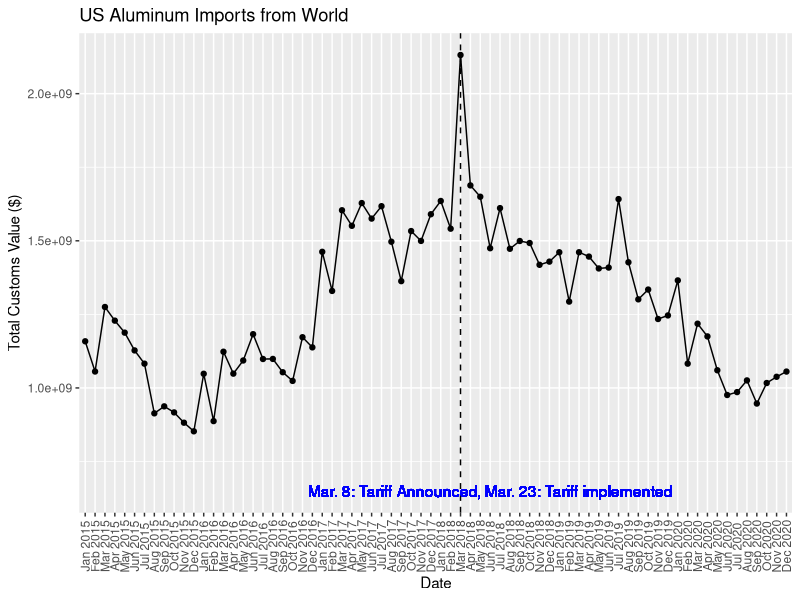

Recreate this plot in R. (Note: this script raises an error after producing the figure.)
#Aluminum tariffs and import/export fluctuations
#Feb. 2021
library(ggplot2)
library(zoo)
library(dplyr)
library(readxl)
library(scales)

#imported data from U.S. International Trade Commission DataWeb
#HTS codes included: 7601, 7608, 7607, 7606, 7605, 76169951, 7609, 7604
customs_val15 <- read_excel("import_customs_value.xlsx", 
                                   sheet = "2015, Customs Value")
customs_val16 <- read_excel("import_customs_value.xlsx", 
                                   sheet = "2016, Customs Value")
customs_val17 <- read_excel("import_customs_value.xlsx", 
                                   sheet = "2017, Customs Value")
customs_val18 <- read_excel("import_customs_value.xlsx", 
                                   sheet = "2018, Customs Value")
customs_val19 <- read_excel("import_customs_value.xlsx", 
                                   sheet = "2019, Customs Value")
customs_val20 <- read_excel("import_customs_value.xlsx", 
                                   sheet = "2020, Customs Value")

# kg15 <- read_excel("Downloads/import_kg.xlsx", 
#                         sheet = "2015, First Unit of Quantity")
# kg16 <- read_excel("Downloads/import_kg.xlsx", 
#                         sheet = "2016, First Unit of Quantity")
# kg17 <- read_excel("Downloads/import_kg.xlsx", 
#                         sheet = "2017, First Unit of Quantity")
# kg18 <- read_excel("Downloads/import_kg.xlsx", 
#                         sheet = "2018, First Unit of Quantity")
# kg19 <- read_excel("Downloads/import_kg.xlsx", 
#                         sheet = "2019, First Unit of Quantity")
# kg20 <- read_excel("Downloads/import_kg.xlsx", 
#                         sheet = "2020, First Unit of Quantity")

exp15 <- read_excel("exports.xlsx", 
                   sheet = "2015, FAS Value")
exp16 <- read_excel("exports.xlsx", 
                   sheet = "2016, FAS Value")
exp17 <- read_excel("exports.xlsx", 
                   sheet = "2017, FAS Value")
exp18 <- read_excel("exports.xlsx", 
                   sheet = "2018, FAS Value")
exp19 <- read_excel("exports.xlsx", 
                   sheet = "2019, FAS Value")
exp20 <- read_excel("exports.xlsx", 
                   sheet = "2020, FAS Value")

#remove units column for quantity data
# kg15 <- kg15[,-3]
# kg16 <- kg16[,-3]
# kg17 <- kg17[,-3]
# kg18 <- kg18[,-3]
# kg19 <- kg19[,-3]
# kg20 <- kg20[,-3]

make_dates <- function(year){
  months <- vector(mode = "list", length = 12)
  i=1
  for (m in month.abb){
    months[i] <- paste(m, year)
    i = i+1
  }
  return(unlist(months))
}

process_data <- function(excel_df, year){
  import <- as.data.frame(t(as.matrix(excel_df)))
  import <- subset(import, select = -c(V1) )
  import <- import[-c(1),]
  colnames(import) <- as.character(unlist(import[1,]))
  import <- import[-c(1),]
  colnames(import)[length(import)] <- "total"
  dates <- make_dates(year)
  dates <- as.yearmon(dates)
  import$date <- dates
  tot <- factor(import$total)
  import$total <- as.numeric(as.character(tot))
  return(import)
}

#process excel files
import2015val <- process_data(customs_val15, 2015)
import2016val <- process_data(customs_val16, 2016)
import2017val <- process_data(customs_val17, 2017)
import2018val <- process_data(customs_val18, 2018)
import2019val <- process_data(customs_val19, 2019)
import2020val <- process_data(customs_val20, 2020)

# import2015kg <- process_data(kg15, 2015)
# import2016kg <- process_data(kg16, 2016)
# import2017kg <- process_data(kg17, 2017)
# import2018kg <- process_data(kg18, 2018)
# import2019kg <- process_data(kg19, 2019)
# import2020kg <- process_data(kg20, 2020)

exportfas2015 <- process_data(exp15,2015)
exportfas2016 <- process_data(exp16,2016)
exportfas2017 <- process_data(exp17,2017)
exportfas2018 <- process_data(exp18,2018)
exportfas2019 <- process_data(exp19,2019)
exportfas2020 <- process_data(exp20,2020)


#combine data from all years
combine_yrs <- function(df1,df2,df3,df4,df5,df6){
  all_yrs <- bind_rows(df1, df2)
  all_yrs <- bind_rows(all_yrs, df3)
  all_yrs <- bind_rows(all_yrs, df4)
  all_yrs <- bind_rows(all_yrs, df5)
  all_yrs <- bind_rows(all_yrs, df6)
  return(all_yrs)
}

all_customs <- combine_yrs(import2015val,import2016val,import2017val,import2018val,import2019val,import2020val)
#all_kg <- combine_yrs(import2015kg,import2016kg,import2017kg,import2018kg,import2019kg,import2020kg)
all_exp_fas <- combine_yrs(exportfas2015,exportfas2016,exportfas2017,exportfas2018,exportfas2019,exportfas2020)
# canada <- combine_yrs(import2015kg[c('Canada','date')],import2016kg[c('Canada','date')],
#                       import2017kg[c('Canada','date')],import2018kg[c('Canada','date')],
#                       import2019kg[c('Canada','date')],import2020kg[c('Canada','date')])

#shorter date range (2016-2020)
all_cust_smaller <- all_customs[13:72,]
all_exp_smaller <- all_exp_fas[13:72,]

#PLOT VISUALIZATIONS 
#all years, all US imports 2015-2020
ggplot(data=all_customs, aes(x=factor(date), y=total, group=1)) +
  geom_line() + geom_point()  +
  theme(axis.text.x = element_text(angle = 90, vjust = 0.5)) +
  geom_vline(xintercept = "Mar 2018", linetype="dashed", 
             color = "black", size=.5) +
  geom_text(aes(x="Jun 2018", label="Mar. 8: Tariff Announced, Mar. 23: Tariff implemented", y=650000000), colour="blue") +
  xlab("Date") + ylab("Total Customs Value ($)") + ggtitle("US Aluminum Imports from World") 


# ggplot(data=all_kg, aes(x=factor(date), y=total, group=1)) +
#   geom_line() + geom_point()  +
#   theme(axis.text.x = element_text(angle = 90, vjust = 0.5)) +
#   geom_vline(xintercept = 'Mar 2018', linetype="dashed", 
#              color = "black", size=.5) +
#   geom_text(aes(x="Jun 2018", label="Mar. 8: Tariff Announced, Mar. 23: Tariff implemented", y=650000000), colour="blue") +
#   xlab("Date") + ylab("Total Quantity (kg)") + ggtitle("US Aluminum Imports from World")

#US exports to top importers 2016-2020
all_exp_fas['South_Korea'] <- all_exp_fas['South Korea']
axis_labels_exp <- c("Jan 2016","","","Apr 2016","","","Jul 2016","","","Oct 2016","","","Jan 2017","","","Apr 2017","","","Jul 2017","","","Oct 2017","","","Jan 2018","","","Apr 2018","","","Jul 2018","","","Oct 2018","","","Jan 2019","","","Apr 2019","","","Jul 2019","","","Oct 2019","","","Jan 2020","","","Apr 2020","","","Jul 2020","","","Oct 2020","","")
ggplot()+
  geom_line(data=all_exp_smaller, aes(x=factor(date), y=as.numeric(as.character(factor(China)))/1000000, color="blue"), group=1) + 
  geom_line(data=all_exp_smaller, aes(x=factor(date), y=as.numeric(as.character(factor(Canada)))/1000000,color="red"),group=2) +
  geom_line(data=all_exp_smaller, aes(x=factor(date), y=as.numeric(as.character(factor(Japan)))/1000000,color="purple"),group=3) +
  geom_line(data=all_exp_smaller, aes(x=factor(date), y=as.numeric(as.character(factor(Mexico)))/1000000,color="orange"),group=4) +
  geom_line(data=all_exp_smaller, aes(x=factor(date), y=as.numeric(as.character(factor(South_Korea)))/1000000,color="green"),group=5) +
  theme(axis.text.x = element_text(angle = 90, vjust = 0.5)) +
  geom_vline(xintercept = "Mar 2018", linetype="dashed", 
             color = "black", size=.5) +
  geom_vline(xintercept = "Apr 2018", linetype="dashed", 
             color = "black", size=.5) +
  geom_vline(xintercept = "Jun 2018", linetype="dashed", 
             color = "black", size=.5) +
  geom_vline(xintercept = "Jan 2020", linetype="dashed", 
             color = "black", size=.5) +
  xlab("Date") + ylab("FAS Value (million USD)") + ggtitle("U.S. Aluminum Exports", subtitle ="Dashed lines represent changes in trading policy") +
  labs(caption = "Data Source: U.S. International Trade Commission") +
  scale_color_discrete(name = "Importing Country",labels=c("China","South Korea","Mexico","Japan","Canada")) +
  scale_x_discrete(labels = axis_labels_exp) + scale_y_continuous(labels = comma)


#trade with top 5 countries exporting to U.S.2015-2020
all_customs['UAE'] <- all_customs['United Arab Em']
axis_labels <- c("Jan 2015","","","Apr 2015","","","Jul 2015","","","Oct 2015","","","Jan 2016","","","Apr 2016","","","Jul 2016","","","Oct 2016","","","Jan 2017","","","Apr 2017","","","Jul 2017","","","Oct 2017","","","Jan 2018","","","Apr 2018","","","Jul 2018","","","Oct 2018","","","Jan 2019","","","Apr 2019","","","Jul 2019","","","Oct 2019","","","Jan 2020","","","Apr 2020","","","Jul 2020","","","Oct 2020","","")
ggplot()+
  geom_line(data=all_customs, aes(x=factor(date), y=as.numeric(as.character(factor(China)))/1000000, color="blue"), group=1) + 
  geom_line(data=all_customs, aes(x=factor(date), y=as.numeric(as.character(factor(Canada)))/1000000,color="red"),group=2) +
  geom_line(data=all_customs, aes(x=factor(date), y=as.numeric(as.character(factor(UAE)))/1000000,color="purple"),group=3) +
  geom_line(data=all_customs, aes(x=factor(date), y=as.numeric(as.character(factor(Mexico)))/1000000,color="green"),group=4) +
  geom_line(data=all_customs, aes(x=factor(date), y=as.numeric(as.character(factor(Germany)))/1000000,color="orange"),group=5) +
  theme(axis.text.x = element_text(angle = 90, vjust = 0.5)) +
  geom_vline(xintercept = "Mar 2018", linetype="dashed", 
             color = "black", size=.5) +
  geom_vline(xintercept = "Apr 2018", linetype="dashed", 
             color = "black", size=.5) +
  geom_vline(xintercept = "Jun 2018", linetype="dashed", 
             color = "black", size=.5) +
  geom_vline(xintercept = "Jan 2020", linetype="dashed", 
             color = "black", size=.5) +
  xlab("Date") + ylab("Total Customs Value (million USD)") + 
  ggtitle(label="U.S. Aluminum Imports from Top Aluminum Trade Partners", subtitle ="Dashed lines represent changes in trading policy") + 
  labs(caption = "Data Source: U.S. International Trade Commission") +
  scale_color_discrete(name = "Exporting Country",labels=c("China","Mexico","Germany","UAE","Canada")) +
  scale_x_discrete(labels = axis_labels) + scale_y_continuous(labels = comma)

#trade with top 5 countries exporting to U.S. 2016-2020
axis_labels_small <- c("Jan 2016","","","Apr 2016","","","Jul 2016","","","Oct 2016","","","Jan 2017","","","Apr 2017","","","Jul 2017","","","Oct 2017","","","Jan 2018","","","Apr 2018","","","Jul 2018","","","Oct 2018","","","Jan 2019","","","Apr 2019","","","Jul 2019","","","Oct 2019","","","Jan 2020","","","Apr 2020","","","Jul 2020","","","Oct 2020","","")
all_cust_smaller['UAE'] <- all_cust_smaller['United Arab Em']
ggplot()+
  geom_line(data=all_cust_smaller, aes(x=factor(date), y=as.numeric(as.character(factor(China)))/1000000, color="blue"), group=1) + 
  geom_line(data=all_cust_smaller, aes(x=factor(date), y=as.numeric(as.character(factor(Canada)))/1000000,color="red"),group=2) +
  geom_line(data=all_cust_smaller, aes(x=factor(date), y=as.numeric(as.character(factor(UAE)))/1000000,color="purple"),group=3) +
  geom_line(data=all_cust_smaller, aes(x=factor(date), y=as.numeric(as.character(factor(Mexico)))/1000000,color="green"),group=4) +
  geom_line(data=all_cust_smaller, aes(x=factor(date), y=as.numeric(as.character(factor(Germany)))/1000000,color="orange"),group=5) +
  theme(axis.text.x = element_text(angle = 90, vjust = 0.5)) +
  geom_vline(xintercept = "Mar 2018", linetype="dashed", 
             color = "black", size=.5) +
  geom_vline(xintercept = "Apr 2018", linetype="dashed", 
             color = "black", size=.5) +
  geom_vline(xintercept = "Jun 2018", linetype="dashed", 
             color = "black", size=.5) +
  geom_vline(xintercept = "Jan 2020", linetype="dashed", 
             color = "black", size=.5) +
  xlab("Date") + ylab("Total Customs Value (million USD)") + ggtitle("U.S. Aluminum Imports from Top Aluminum Trade Partners") +
  scale_color_discrete(name = "Exporting Country",labels=c("China","Mexico","Germany","UAE","Canada")) +
  scale_x_discrete(labels = axis_labels_small) + scale_y_continuous(labels = comma)


# ggplot(data=canada, aes(x=factor(date), y=as.numeric(as.character(factor(Canada))), group=1)) +
#   geom_line() + geom_point()   +
#   theme(axis.text.x = element_text(angle = 90, vjust = 0.5)) +
#   geom_vline(xintercept = "Mar 2018", linetype="dashed", 
#              color = "black", size=.5) +
#   geom_text(aes(x="Jun 2018", label="Mar. 8: Tariff Announced, Mar. 23: Tariff implemented", y=650000000), colour="blue") +
#   xlab("Date") + ylab("Total Quantity (kg)") + ggtitle("US Aluminum Imports from Canada")



